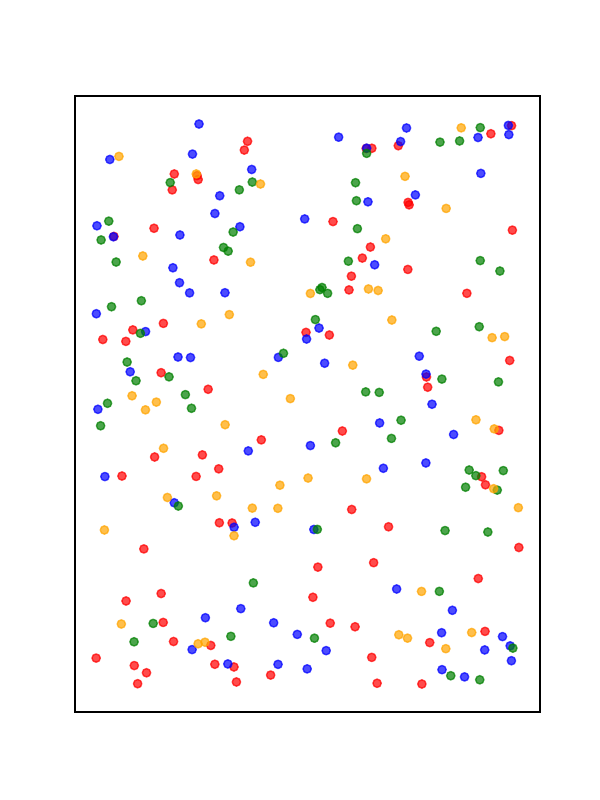

Generate this figure with Python:
import matplotlib.pyplot as plt
import numpy as np

# 设置随机种子以便复现
np.random.seed(42)

# 生成随机点数据
np.random.seed(42)  # 设置随机种子以确保结果可重复
num_points = 250  # 点的数量
x = np.random.uniform(0, 10, num_points)  # x坐标
y = np.random.uniform(0, 10, num_points)  # y坐标


# 分组（4组）
group_ids = np.random.choice(4, num_points)

# 定义组的颜色
colors = ['red', 'blue', 'green', 'orange']

# 创建二维散点图
plt.figure(figsize=(6, 8))
for group in range(4):
    plt.scatter(x[group_ids == group], y[group_ids == group], color=colors[group], label=f'Group {group+1}', alpha=0.7)

# 添加边框
plt.gca().spines['top'].set_visible(True)
plt.gca().spines['right'].set_visible(True)
plt.gca().spines['bottom'].set_visible(True)
plt.gca().spines['left'].set_visible(True)

# 移除坐标轴
plt.xticks([])
plt.yticks([])

# 添加图例
#plt.legend()
#plt.title('Second Image: Points Divided into 4 Groups')
plt.savefig(f"second.pdf")
plt.show()

# import matplotlib.pyplot as plt
# import numpy as np

# # 设置随机种子以便复现
# np.random.seed(42)

# # 生成随机点数据
# num_points = 250  # 点的数量
# x = np.random.uniform(0, 10, num_points)  # x坐标
# y = np.random.uniform(0, 10, num_points)  # y坐标

# # 分组（4组）
# group_ids = np.random.choice(4, num_points)

# # 定义组的标记形状
# markers = ['o', 's', '^', 'v']  # 圆形, 正方形, 向上三角形, 向下三角形

# # 创建二维散点图
# plt.figure(figsize=(6, 8))
# for group in range(4):
#     plt.scatter(x[group_ids == group], 
#                 y[group_ids == group], 
#                 color='black',  # 统一为黑色
#                 marker=markers[group],  # 不同组有不同的标记形状
                 
#                 alpha=0.7)

# # 添加边框
# plt.gca().spines['top'].set_visible(True)
# plt.gca().spines['right'].set_visible(True)
# plt.gca().spines['bottom'].set_visible(True)
# plt.gca().spines['left'].set_visible(True)

# # 移除坐标轴
# plt.xticks([])
# plt.yticks([])

# # 添加图例
# #plt.legend()
# #plt.title('Second Image: Points Divided into 4 Groups with Different Markers')

# # 保存图形
# plt.savefig("second_different_markers.pdf")

# # 显示图形
# plt.show()
